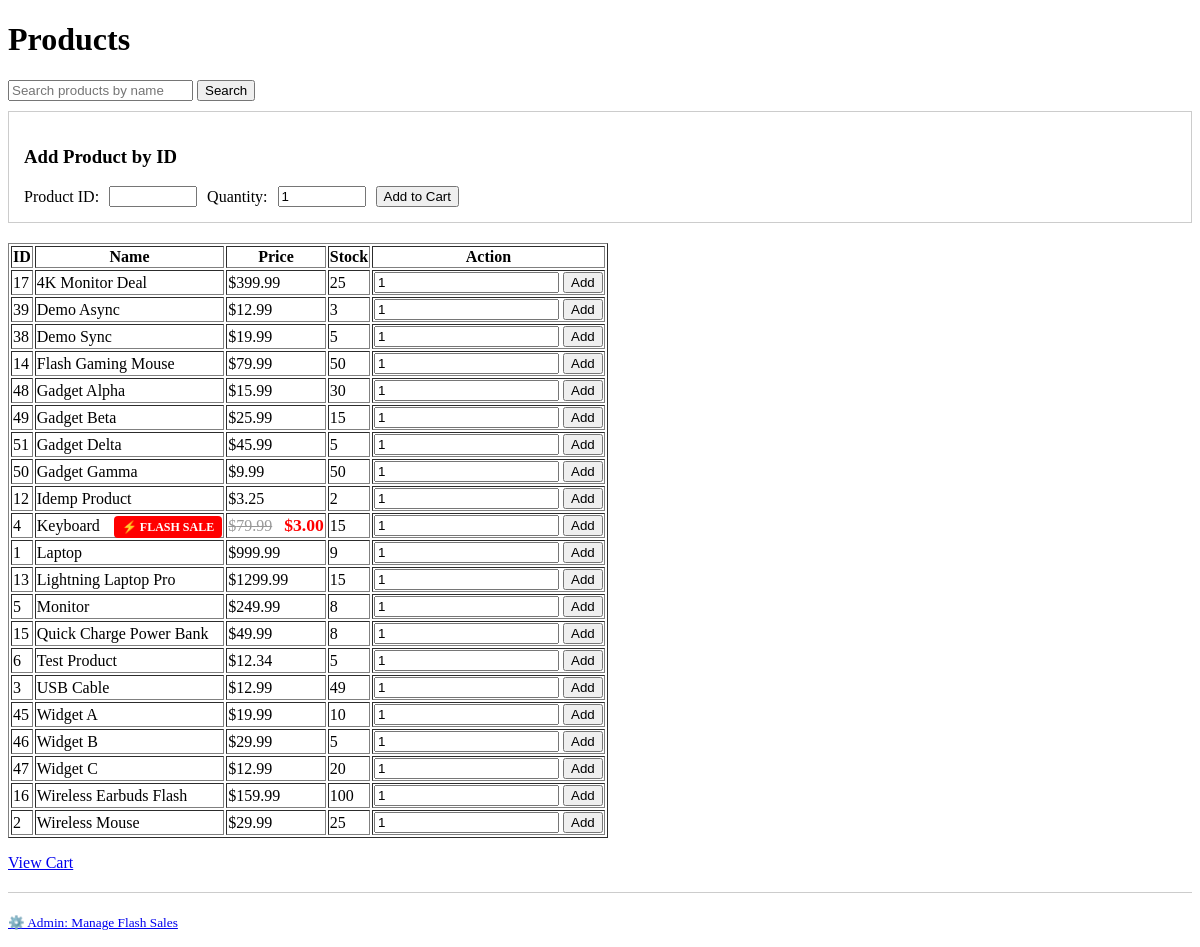
Page /products on the committed database.
### tables this page shows
CREATE TABLE product (
	id INTEGER PRIMARY KEY AUTOINCREMENT,
	name TEXT NOT NULL UNIQUE,
    price_cents INTEGER NOT NULL CHECK(price_cents >= 0),
    stock INTEGER NOT NULL CHECK(stock >= 0),
    active INTEGER NOT NULL DEFAULT 1 CHECK(active IN (0,1)),
    -- NEW: Flash sale columns
    flash_sale_active INTEGER DEFAULT 0,
    flash_sale_price_cents INTEGER
, flash_price_cents INTEGER CHECK(flash_price_cents >= 0), sale_start TIMESTAMP, sale_end TIMESTAMP);

### src/app.py (the view)
    @app.route("/products")
    def products():
        q = request.args.get("q", "").strip()
        conn = get_conn()
        try:
            try:
                repo = AProductRepo(conn)
                if q:
                    rows = repo.search_products(q)
                else:
                    rows = repo.get_all_products()
            except Exception:
                rows = []
                flash(
                    "Product table not available. Partner A needs to add user/product schema and seed.",
                    "error",
                )
            return render_template("products.html", products=rows, q=q)
        finally:
            conn.close()

### src/dao.py (called while the page is built)
def get_connection(db_path: str) -> sqlite3.Connection:
    conn = sqlite3.connect(db_path)
    conn.row_factory = sqlite3.Row
    conn.execute("PRAGMA foreign_keys = ON")
    return conn

### src/product_repo.py (called while the page is built)
    def get_all_products(self):
        cursor = self.conn.execute(
            """SELECT id, name, price_cents, stock,
                      flash_sale_active, flash_sale_price_cents
               FROM product
               WHERE active = 1
               ORDER BY name"""
        )
        rows = cursor.fetchall()
        products = []
        for row in rows:
            product = dict(row)
            if product['flash_sale_active'] == 1 and product['flash_sale_price_cents']:
                product['original_price'] = product['price_cents']
                product['price_cents'] = product['flash_sale_price_cents']
                product['is_flash_sale'] = True
            else:
                product['is_flash_sale'] = False
            products.append(product)
        return products

### src/templates/products.html (shortened to what this page needs)
<!doctype html>
<html>
  <head>
  </head>
  <body>
    <h1>Products</h1>
    <form method="get" action="/products" style="margin: 10px 0;">
      <input type="text" name="q" placeholder="Search products by name" value="{{ q or '' }}">
      <button type="submit">Search</button>
    </form>
    <div style="margin-bottom: 20px; padding: 15px; border: 1px solid #ccc;">
      <h3>Add Product by ID</h3>
      <form method="post" action="/cart/add" style="display: flex; gap: 10px; align-items: center;">
          <label for="product_id">Product ID:</label>
          <input type="number" name="product_id" id="product_id" min="1" required style="width: 80px;">
          <label for="qty">Quantity:</label>
          <input type="number" name="qty" id="qty" min="1" value="1" required style="width: 80px;">
          <button type="submit">Add to Cart</button>
      </form>
    </div>
    <table border="1">
      <tr><th>ID</th><th>Name</th><th>Price</th><th>Stock</th><th>Action</th></tr>
      {% for p in products %}
        <tr>
          <td>{{ p.id }}</td>
          <td>
            {{ p.name }}
            {% if p.is_flash_sale %}
              <span class="flash-badge">⚡ FLASH SALE</span>
            {% endif %}
          </td>
          <td>
            {% if p.is_flash_sale %}
              <span class="original-price">${{ '%.2f' % (p.original_price / 100.0) }}</span>
              <span class="flash-price">${{ '%.2f' % (p.price_cents / 100.0) }}</span>
            {% else %}
              ${{ '%.2f' % (p.price_cents / 100.0) }}
            {% endif %}
          </td>
          <td>{{ p.stock }}</td>
          <td>
            <form method="post" action="/cart/add">
              <input type="number" name="qty" value="1" min="1">
              <button type="submit">Add</button>
            </form>
          </td>
        </tr>
      {% endfor %}
    </table>
    <p><a href="/cart">View Cart</a></p>
    <p style="margin-top: 20px; padding-top: 20px; border-top: 1px solid #ccc;">
      <small><a href="/admin/flash-sale">⚙️ Admin: Manage Flash Sales</a></small>
  </p>
  </body>
</html>

### src/templates/products.html (style rules this page uses)
.flash-badge { background-color: #ff0000; color: white; padding: 4px 8px; border-radius: 4px; font-weight: bold; font-size: 12px; margin-left: 10px; }
.original-price { text-decoration: line-through; color: #999; margin-right: 8px; }
.flash-price { color: #ff0000; font-weight: bold; font-size: 1.1em; }

### rows in the picture
product: id "17", name "4K Monitor Deal", p.price_cents/100.0 "399.99", stock "25"
product: id "39", name "Demo Async", p.price_cents/100.0 "12.99", stock "3"
product: id "38", name "Demo Sync", p.price_cents/100.0 "19.99", stock "5"
product: id "14", name "Flash Gaming Mouse", p.price_cents/100.0 "79.99", stock "50"
product: id "48", name "Gadget Alpha", p.price_cents/100.0 "15.99", stock "30"
product: id "49", name "Gadget Beta", p.price_cents/100.0 "25.99", stock "15"
product: id "51", name "Gadget Delta", p.price_cents/100.0 "45.99", stock "5"
product: id "50", name "Gadget Gamma", p.price_cents/100.0 "9.99", stock "50"
product: id "12", name "Idemp Product", p.price_cents/100.0 "3.25", stock "2"
product: id "4", name "Keyboard", shows "⚡ FLASH SALE", p.original_price/100.0 "79.99", p.price_cents/100.0 "3.00", stock "15"
product: id "1", name "Laptop", p.price_cents/100.0 "999.99", stock "9"
product: id "13", name "Lightning Laptop Pro", p.price_cents/100.0 "1299.99", stock "15"
product: id "5", name "Monitor", p.price_cents/100.0 "249.99", stock "8"
product: id "15", name "Quick Charge Power Bank", p.price_cents/100.0 "49.99", stock "8"
product: id "6", name "Test Product", p.price_cents/100.0 "12.34", stock "5"
product: id "3", name "USB Cable", p.price_cents/100.0 "12.99", stock "49"
product: id "45", name "Widget A", p.price_cents/100.0 "19.99", stock "10"
product: id "46", name "Widget B", p.price_cents/100.0 "29.99", stock "5"
product: id "47", name "Widget C", p.price_cents/100.0 "12.99", stock "20"
product: id "16", name "Wireless Earbuds Flash", p.price_cents/100.0 "159.99", stock "100"
product: id "2", name "Wireless Mouse", p.price_cents/100.0 "29.99", stock "25"
